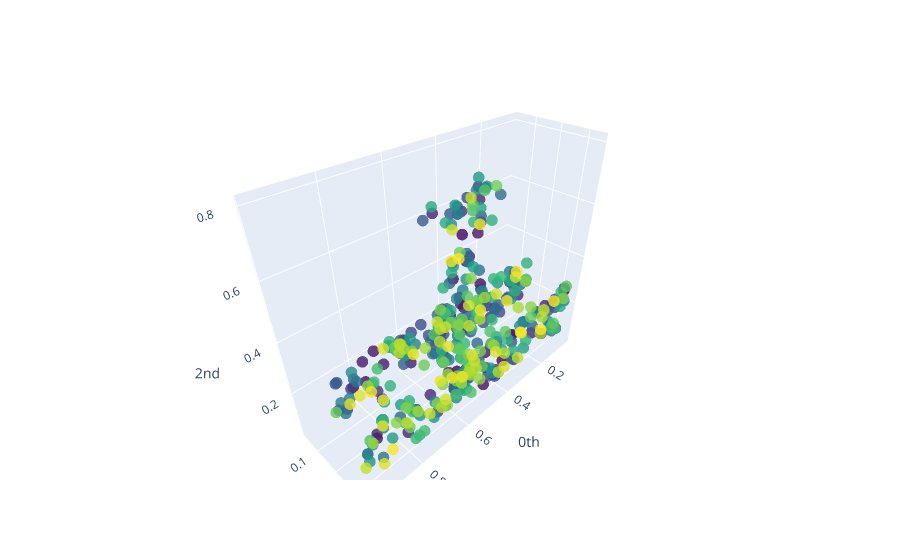

Notebook code cell kept with this figure:
### Code cell
plot_point_cloud(df.query('target == "biplane0"')[["x", "y", "z"]].values)

### Figure 1 — Plotly figure (JSON) as saved in the notebook; plotly's stock layout.template omitted (floating-point values rounded to 4 significant figures; data arrays with more than 128 entries replaced by an {"elided": "..."} marker saying what was removed)
{"data": [{"marker": {"color": {"elided": "400 int values"}, "colorscale": [[0, "#440154"], [0.1111, "#482878"], [0.2222, "#3e4989"], [0.3333, "#31688e"], [0.4444, "#26828e"], [0.5556, "#1f9e89"], [0.6667, "#35b779"], [0.7778, "#6ece58"], [0.8889, "#b5de2b"], [1, "#fde725"]], "opacity": 0.8, "size": 4}, "mode": "markers", "type": "scatter3d", "x": {"elided": "400 float values"}, "y": {"elided": "400 float values"}, "z": {"elided": "400 float values"}}], "layout": {"scene": {"xaxis": {"exponentformat": "e", "showexponent": "all", "title": {"text": "0th"}, "type": "linear"}, "yaxis": {"exponentformat": "e", "showexponent": "all", "title": {"text": "1st"}, "type": "linear"}, "zaxis": {"exponentformat": "e", "showexponent": "all", "title": {"text": "2nd"}, "type": "linear"}}}}
